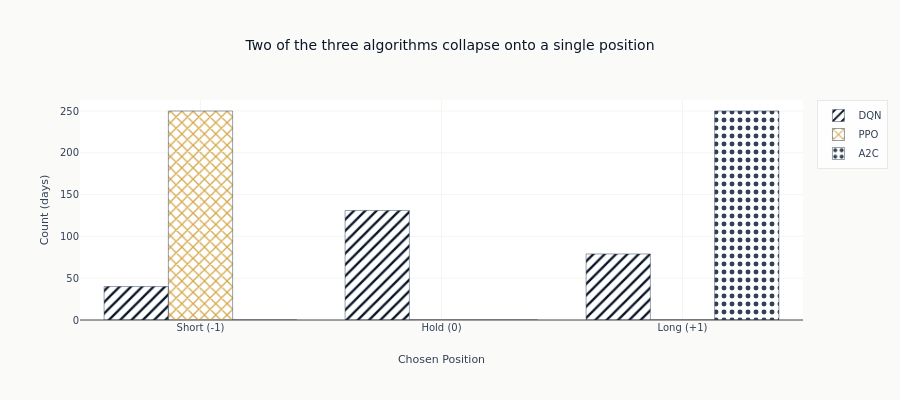

Notebook code cell kept with this figure:
### Markdown cell above
## 5. Action Distribution Analysis

### Code cell
# Analyze position distributions
fig = go.Figure()

for name, traj in trajectories.items():
    action_positions = traj["action_positions"]
    pos_counts = {v: int(np.sum(action_positions == v)) for v in [-1, 0, 1]}  # numpy counting

    fig.add_trace(
        go.Bar(
            x=["Short (-1)", "Hold (0)", "Long (+1)"],
            y=[
                pos_counts.get(-1, 0),
                pos_counts.get(0, 0),
                pos_counts.get(1, 0),
            ],
            name=name,
            marker=dict(
                color=styles[name]["color"],
                pattern=dict(shape=styles[name]["pattern"]),
                line=dict(color=COLORS["neutral"], width=0.5),
            ),
        )
    )

fig.update_layout(
    title="Two of the three algorithms collapse onto a single position",
    xaxis_title="Chosen Position",
    yaxis_title="Count (days)",
    barmode="group",
    height=400,
)

fig.show()

### Figure 1 — Plotly figure (JSON) as saved in the notebook; plotly's stock layout.template omitted (floating-point values rounded to 4 significant figures)
{"data": [{"marker": {"color": "#0a1628", "line": {"color": "#334155", "width": 0.5}, "pattern": {"shape": "/"}}, "name": "DQN", "type": "bar", "x": ["Short (-1)", "Hold (0)", "Long (+1)"], "y": [40, 131, 79]}, {"marker": {"color": "#D4A84B", "line": {"color": "#334155", "width": 0.5}, "pattern": {"shape": "x"}}, "name": "PPO", "type": "bar", "x": ["Short (-1)", "Hold (0)", "Long (+1)"], "y": [250, 0, 0]}, {"marker": {"color": "#334155", "line": {"color": "#334155", "width": 0.5}, "pattern": {"shape": "."}}, "name": "A2C", "type": "bar", "x": ["Short (-1)", "Hold (0)", "Long (+1)"], "y": [0, 0, 250]}], "layout": {"barmode": "group", "height": 400, "title": {"text": "Two of the three algorithms collapse onto a single position"}, "xaxis": {"title": {"text": "Chosen Position"}}, "yaxis": {"title": {"text": "Count (days)"}}}}
